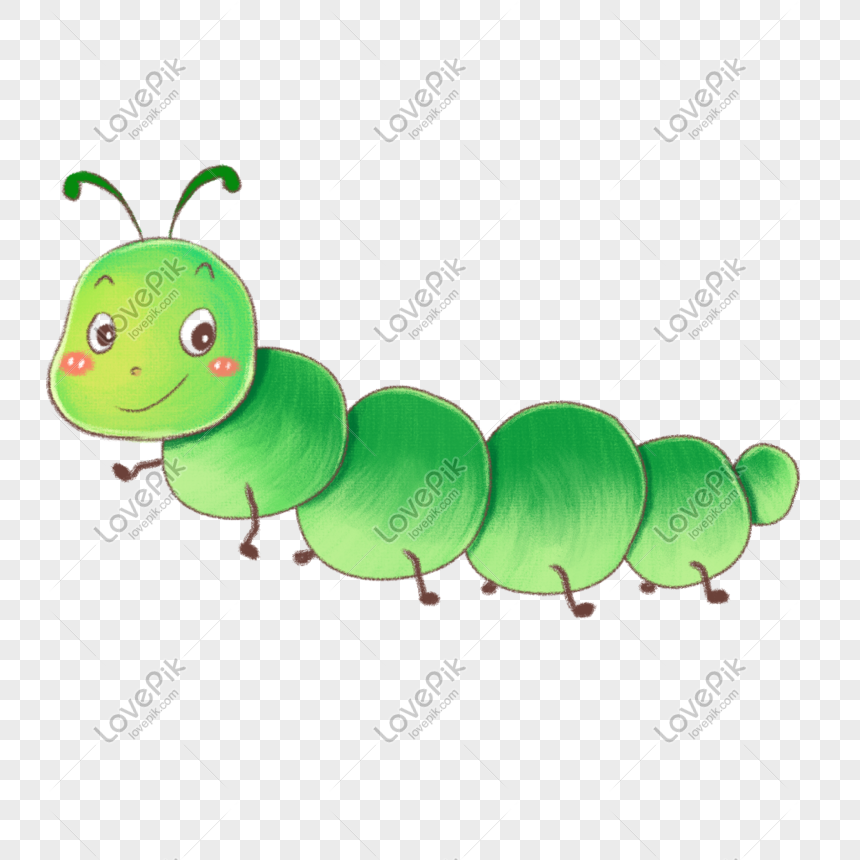
#> input picture static_root/common/img/larva.png, 860 x 860 px
$ python -i im_utils.py   (imports and definitions only)
#> lines starting #> are read from the running program, lines starting #| are printed output that depends on the picture
import numpy as np
from PIL import Image, ExifTags


# 종횡비 유지하면서 정사각형 사진으로 변경
def make_square(im, min_size=128, fill_color=(0, 0, 0)):
    x, y = im.size
    size = max(min_size, x, y)
    new_im = Image.new('RGB', (size, size), fill_color)
    new_im.paste(im, (int((size - x) / 2), int((size - y) / 2)))
    return new_im

# 각도 확인후 원래 상태로 돌리기
def check_angle(img):
    try:
        for orientation in ExifTags.TAGS.keys():
            if ExifTags.TAGS[orientation]=='Orientation':
                break

        exif = img._getexif()

        if exif[orientation] == 3:
            img=img.rotate(180, expand=True)
        elif exif[orientation] == 6:
            img=img.rotate(270, expand=True)
        elif exif[orientation] == 8:
            img=img.rotate(90, expand=True)

    except (AttributeError, KeyError, IndexError, TypeError):
        # cases: image don't have getexif
        pass
    return img

#  이미지 shape 변경
def resize_img(img, shape=(100,100)):
    img = img.resize(shape)
    return img

>>> import cv2
>>> picture = cv2.imread('../../static_root/common/img/larva.png', cv2.IMREAD_GRAYSCALE)
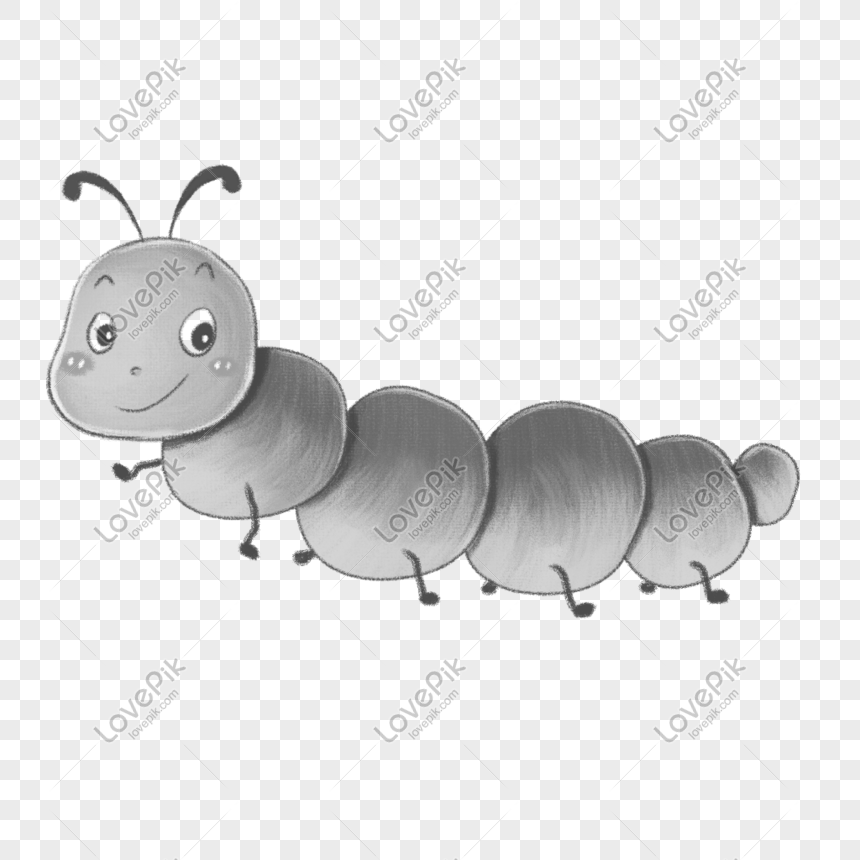
#> picture: shape (860, 860); min 60, max 255, mean 228.8
>>> result = check_angle(picture)
